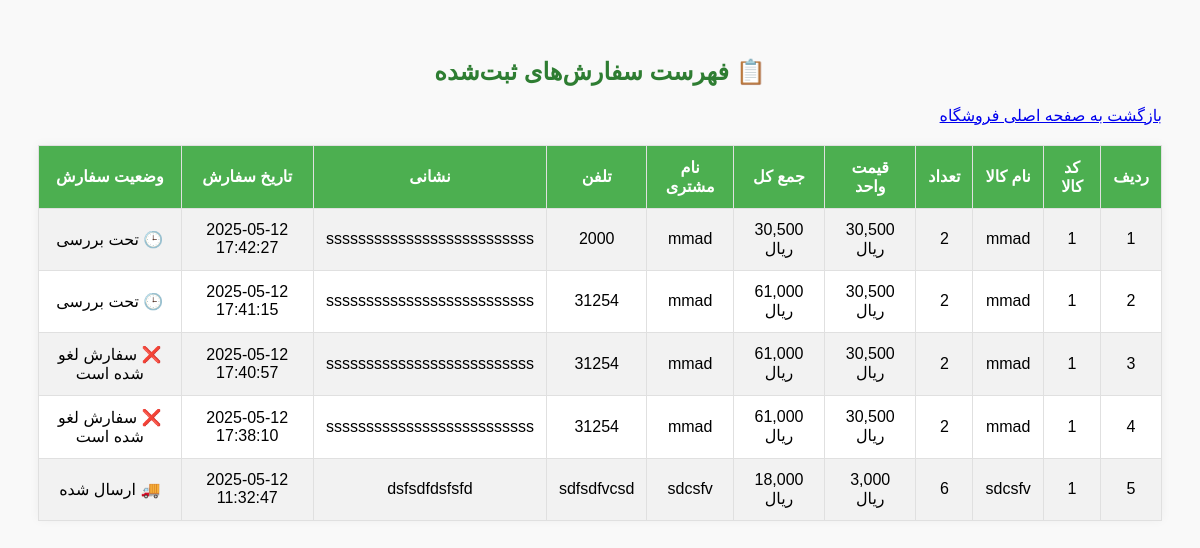
Screenshot of /sabadkharid.php with the database file from the repository.
### tables this page shows
CREATE TABLE IF NOT EXISTS `orders` (
  `id` int(11) NOT NULL AUTO_INCREMENT,
  `username` varchar(30) NOT NULL,
  `orderdate` datetime NOT NULL,
  `pro_code` int(10) NOT NULL,
  `pro_qty` int(11) NOT NULL,
  `pro_price` float NOT NULL,
  `totalprice` int(11) NOT NULL,
  `mobile` varchar(11) NOT NULL,
  `adress` varchar(400) NOT NULL,
  `trackcode` varchar(24) NOT NULL,
  `state` int(1) NOT NULL,
  PRIMARY KEY (`id`)
);

### sabadkharid.php (the view, shortened to what this page needs)
<?php
$link = mysqli_connect("localhost", "Sajjad", "123.sajad", "iranian shop");
$query = "SELECT * FROM orders ORDER BY orderdate DESC";
$result = mysqli_query($link, $query);
?>
<!DOCTYPE html>
<html lang="fa">
<head>
    <link href="sabadkharid.css" rel="stylesheet" type="text/css">
</head>
<body>
<h2>📋 فهرست سفارش‌های ثبت‌شده</h2>
<?php if (mysqli_num_rows($result) > 0): ?>
    <table>
        <tr>
            <th>ردیف</th>
            <th>کد کالا</th>
            <th>نام کالا</th>
            <th>تعداد</th>
            <th>قیمت واحد</th>
            <th>جمع کل</th>
            <th>نام مشتری</th>
            <th>تلفن</th>
            <th>نشانی</th>
            <th>تاریخ سفارش</th>
            <th> وضعیت سفارش</th>
        </tr>
        <?php $i = 1; while ($row = mysqli_fetch_assoc($result)): ?>
            <tr>
                <td><?= $i++ ?></td>
                <td><?= htmlspecialchars($row['pro_code']) ?></td>
                <td><?= htmlspecialchars($row['username']) ?></td>
                <td><?= htmlspecialchars($row['pro_qty']) ?></td>
                <td><?= number_format($row['pro_price']) ?> ریال</td>
                <td><?= number_format($row['totalprice']) ?> ریال</td>
                <td><?= htmlspecialchars($row['username']) ?></td>
                <td><?= htmlspecialchars($row['mobile']) ?></td>
                <td><?= nl2br(htmlspecialchars($row['adress'])) ?></td>
                <td><?= $row['orderdate'] ?></td>
                <?php
                switch ($row['state']) {
                    case '0':
                        $state_text = '🕒 تحت بررسی';
                        break;
                    case '2':
                        $state_text = '🚚 ارسال شده';
                        break;
                    case '3':
                        $state_text = '❌ سفارش لغو شده است';
                        break;
                }
                ?>
                <td><?= $state_text ?></td>
            </tr>
        <?php endwhile; ?>
        <tr><a href="SajjadEtehadi.php">بازگشت به صفحه اصلی فروشگاه</a></tr>
    </table>
<?php else: ?>
    <p>هنوز هیچ سفارشی ثبت نشده است.</p>
<?php endif; ?>
</body>
</html>

### sabadkharid.css (style rules this page uses)
body { direction: rtl; font-family: sans-serif; background-color: #f9f9f9; padding: 30px; }
table { width: 100%; border-collapse: collapse; margin-top: 20px; background-color: white; box-shadow: 0 0 10px rgba(0,0,0,0.05); }
th, td { border: 1px solid #e0e0e0; padding: 12px; text-align: center; }
th { background-color: #4CAF50; color: white; }
tr:nth-child(even) { background-color: #f2f2f2; }
h2 { color: #2e7d32; text-align: center; }

### rows the page displays
orders: pro_code "1", username "mmad", pro_qty "2", pro_price "30,500", totalprice "30,500", mobile "2000", adress "ssssssssssssssssssssssssss", orderdate "2025-05-12 17:42:27", state "🕒 تحت بررسی"
orders: pro_code "1", username "mmad", pro_qty "2", pro_price "30,500", totalprice "61,000", mobile "31254", adress "ssssssssssssssssssssssssss", orderdate "2025-05-12 17:41:15", state "🕒 تحت بررسی"
orders: pro_code "1", username "mmad", pro_qty "2", pro_price "30,500", totalprice "61,000", mobile "31254", adress "ssssssssssssssssssssssssss", orderdate "2025-05-12 17:40:57", state "❌ سفارش لغو شده است"
orders: pro_code "1", username "mmad", pro_qty "2", pro_price "30,500", totalprice "61,000", mobile "31254", adress "ssssssssssssssssssssssssss", orderdate "2025-05-12 17:38:10", state "❌ سفارش لغو شده است"
orders: pro_code "1", username "sdcsfv", pro_qty "6", pro_price "3,000", totalprice "18,000", mobile "sdfsdfvcsd", adress "dsfsdfdsfsfd", orderdate "2025-05-12 11:32:47", state "🚚 ارسال شده"
